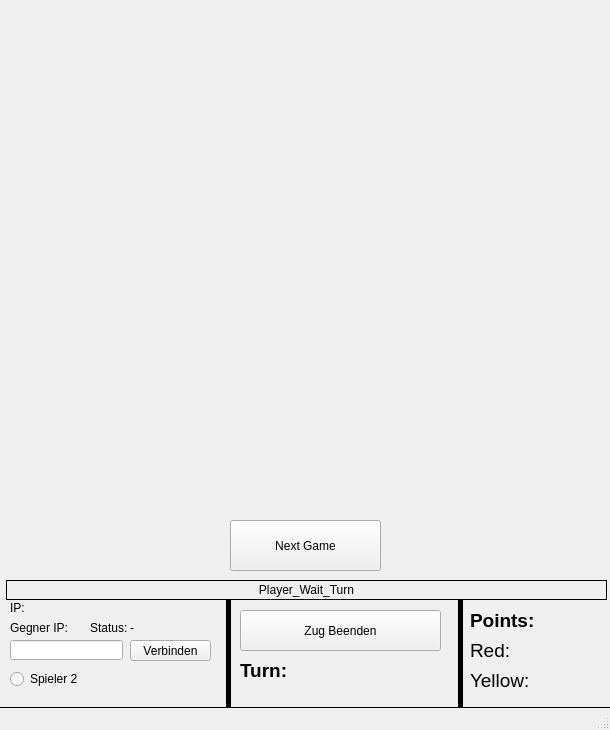
<?xml version="1.0" encoding="UTF-8"?>
<ui version="4.0">
 <class>MainWindow</class>
 <widget class="QMainWindow" name="MainWindow">
  <property name="geometry">
   <rect>
    <x>0</x>
    <y>0</y>
    <width>610</width>
    <height>730</height>
   </rect>
  </property>
  <property name="sizePolicy">
   <sizepolicy hsizetype="Preferred" vsizetype="Preferred">
    <horstretch>0</horstretch>
    <verstretch>0</verstretch>
   </sizepolicy>
  </property>
  <property name="minimumSize">
   <size>
    <width>610</width>
    <height>730</height>
   </size>
  </property>
  <property name="maximumSize">
   <size>
    <width>610</width>
    <height>730</height>
   </size>
  </property>
  <property name="windowTitle">
   <string>MainWindow</string>
  </property>
  <widget class="QWidget" name="centralwidget">
   <widget class="QLabel" name="ip_label">
    <property name="geometry">
     <rect>
      <x>10</x>
      <y>600</y>
      <width>211</width>
      <height>16</height>
     </rect>
    </property>
    <property name="text">
     <string>IP:</string>
    </property>
   </widget>
   <widget class="QLineEdit" name="enemy_ip_text">
    <property name="geometry">
     <rect>
      <x>10</x>
      <y>640</y>
      <width>113</width>
      <height>20</height>
     </rect>
    </property>
   </widget>
   <widget class="QLabel" name="label">
    <property name="geometry">
     <rect>
      <x>10</x>
      <y>620</y>
      <width>81</width>
      <height>16</height>
     </rect>
    </property>
    <property name="text">
     <string>Gegner IP:</string>
    </property>
   </widget>
   <widget class="QPushButton" name="ip_set_button">
    <property name="geometry">
     <rect>
      <x>130</x>
      <y>640</y>
      <width>81</width>
      <height>21</height>
     </rect>
    </property>
    <property name="text">
     <string>Verbinden</string>
    </property>
   </widget>
   <widget class="QLabel" name="deko_label">
    <property name="geometry">
     <rect>
      <x>90</x>
      <y>620</y>
      <width>51</width>
      <height>16</height>
     </rect>
    </property>
    <property name="text">
     <string>Status:</string>
    </property>
   </widget>
   <widget class="QLabel" name="status_label">
    <property name="geometry">
     <rect>
      <x>130</x>
      <y>620</y>
      <width>71</width>
      <height>16</height>
     </rect>
    </property>
    <property name="text">
     <string>-</string>
    </property>
   </widget>
   <widget class="QRadioButton" name="set_player_radio">
    <property name="geometry">
     <rect>
      <x>10</x>
      <y>670</y>
      <width>69</width>
      <height>18</height>
     </rect>
    </property>
    <property name="text">
     <string>Spieler 2</string>
    </property>
   </widget>
   <widget class="QLabel" name="Player_Wait_Turn_label">
    <property name="geometry">
     <rect>
      <x>6</x>
      <y>580</y>
      <width>601</width>
      <height>20</height>
     </rect>
    </property>
    <property name="frameShape">
     <enum>QFrame::Box</enum>
    </property>
    <property name="text">
     <string>Player_Wait_Turn</string>
    </property>
    <property name="alignment">
     <set>Qt::AlignCenter</set>
    </property>
   </widget>
   <widget class="QPushButton" name="turn_button">
    <property name="geometry">
     <rect>
      <x>240</x>
      <y>610</y>
      <width>201</width>
      <height>41</height>
     </rect>
    </property>
    <property name="text">
     <string>Zug Beenden</string>
    </property>
   </widget>
   <widget class="Line" name="line">
    <property name="geometry">
     <rect>
      <x>220</x>
      <y>600</y>
      <width>16</width>
      <height>111</height>
     </rect>
    </property>
    <property name="frameShadow">
     <enum>QFrame::Plain</enum>
    </property>
    <property name="lineWidth">
     <number>5</number>
    </property>
    <property name="orientation">
     <enum>Qt::Vertical</enum>
    </property>
   </widget>
   <widget class="QLabel" name="turn_text">
    <property name="geometry">
     <rect>
      <x>240</x>
      <y>660</y>
      <width>201</width>
      <height>21</height>
     </rect>
    </property>
    <property name="font">
     <font>
      <pointsize>14</pointsize>
      <bold>true</bold>
     </font>
    </property>
    <property name="text">
     <string>Turn:</string>
    </property>
   </widget>
   <widget class="QLabel" name="red_points_text">
    <property name="geometry">
     <rect>
      <x>470</x>
      <y>640</y>
      <width>121</width>
      <height>21</height>
     </rect>
    </property>
    <property name="font">
     <font>
      <pointsize>14</pointsize>
     </font>
    </property>
    <property name="text">
     <string>Red:</string>
    </property>
   </widget>
   <widget class="QLabel" name="yellow_points_text">
    <property name="geometry">
     <rect>
      <x>470</x>
      <y>670</y>
      <width>121</width>
      <height>21</height>
     </rect>
    </property>
    <property name="font">
     <font>
      <pointsize>14</pointsize>
     </font>
    </property>
    <property name="text">
     <string>Yellow:</string>
    </property>
   </widget>
   <widget class="Line" name="line_2">
    <property name="geometry">
     <rect>
      <x>450</x>
      <y>600</y>
      <width>20</width>
      <height>111</height>
     </rect>
    </property>
    <property name="minimumSize">
     <size>
      <width>0</width>
      <height>0</height>
     </size>
    </property>
    <property name="frameShadow">
     <enum>QFrame::Plain</enum>
    </property>
    <property name="lineWidth">
     <number>5</number>
    </property>
    <property name="orientation">
     <enum>Qt::Vertical</enum>
    </property>
   </widget>
   <widget class="Line" name="line_3">
    <property name="geometry">
     <rect>
      <x>0</x>
      <y>689</y>
      <width>611</width>
      <height>41</height>
     </rect>
    </property>
    <property name="frameShadow">
     <enum>QFrame::Plain</enum>
    </property>
    <property name="lineWidth">
     <number>5</number>
    </property>
    <property name="orientation">
     <enum>Qt::Horizontal</enum>
    </property>
   </widget>
   <widget class="QLabel" name="label_deco">
    <property name="geometry">
     <rect>
      <x>470</x>
      <y>610</y>
      <width>121</width>
      <height>21</height>
     </rect>
    </property>
    <property name="font">
     <font>
      <pointsize>14</pointsize>
      <bold>true</bold>
     </font>
    </property>
    <property name="text">
     <string>Points:</string>
    </property>
   </widget>
   <widget class="QLabel" name="winner_text">
    <property name="geometry">
     <rect>
      <x>230</x>
      <y>200</y>
      <width>161</width>
      <height>61</height>
     </rect>
    </property>
    <property name="font">
     <font>
      <pointsize>20</pointsize>
      <bold>true</bold>
     </font>
    </property>
    <property name="text">
     <string> </string>
    </property>
    <property name="alignment">
     <set>Qt::AlignCenter</set>
    </property>
   </widget>
   <widget class="QPushButton" name="restart_button">
    <property name="geometry">
     <rect>
      <x>230</x>
      <y>520</y>
      <width>151</width>
      <height>51</height>
     </rect>
    </property>
    <property name="text">
     <string>Next Game</string>
    </property>
   </widget>
  </widget>
  <widget class="QStatusBar" name="statusbar"/>
  <action name="actionRestart">
   <property name="text">
    <string>Restart</string>
   </property>
  </action>
 </widget>
 <resources/>
 <connections/>
</ui>
